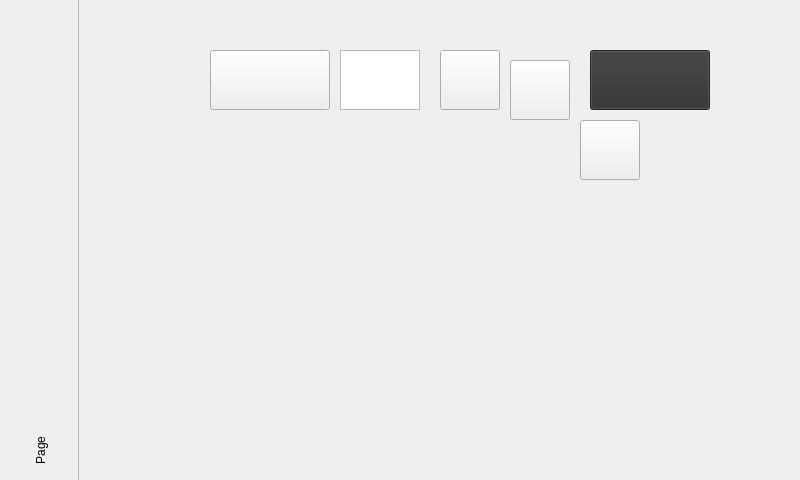
<?xml version="1.0" encoding="UTF-8"?>
<ui version="4.0">
 <class>MainWindow</class>
 <widget class="QMainWindow" name="MainWindow">
  <property name="geometry">
   <rect>
    <x>0</x>
    <y>0</y>
    <width>800</width>
    <height>480</height>
   </rect>
  </property>
  <property name="sizePolicy">
   <sizepolicy hsizetype="MinimumExpanding" vsizetype="MinimumExpanding">
    <horstretch>1</horstretch>
    <verstretch>1</verstretch>
   </sizepolicy>
  </property>
  <property name="minimumSize">
   <size>
    <width>800</width>
    <height>480</height>
   </size>
  </property>
  <property name="maximumSize">
   <size>
    <width>1024</width>
    <height>600</height>
   </size>
  </property>
  <property name="sizeIncrement">
   <size>
    <width>1</width>
    <height>1</height>
   </size>
  </property>
  <property name="baseSize">
   <size>
    <width>800</width>
    <height>480</height>
   </size>
  </property>
  <property name="palette">
   <palette>
    <active>
     <colorrole role="WindowText">
      <brush brushstyle="SolidPattern">
       <color alpha="255">
        <red>255</red>
        <green>255</green>
        <blue>255</blue>
       </color>
      </brush>
     </colorrole>
     <colorrole role="ButtonText">
      <brush brushstyle="SolidPattern">
       <color alpha="255">
        <red>255</red>
        <green>255</green>
        <blue>255</blue>
       </color>
      </brush>
     </colorrole>
    </active>
    <inactive>
     <colorrole role="WindowText">
      <brush brushstyle="SolidPattern">
       <color alpha="255">
        <red>255</red>
        <green>255</green>
        <blue>255</blue>
       </color>
      </brush>
     </colorrole>
     <colorrole role="ButtonText">
      <brush brushstyle="SolidPattern">
       <color alpha="255">
        <red>255</red>
        <green>255</green>
        <blue>255</blue>
       </color>
      </brush>
     </colorrole>
    </inactive>
    <disabled>
     <colorrole role="WindowText">
      <brush brushstyle="SolidPattern">
       <color alpha="255">
        <red>120</red>
        <green>120</green>
        <blue>120</blue>
       </color>
      </brush>
     </colorrole>
     <colorrole role="ButtonText">
      <brush brushstyle="SolidPattern">
       <color alpha="255">
        <red>120</red>
        <green>120</green>
        <blue>120</blue>
       </color>
      </brush>
     </colorrole>
    </disabled>
   </palette>
  </property>
  <property name="cursor">
   <cursorShape>BlankCursor</cursorShape>
  </property>
  <property name="tabletTracking">
   <bool>true</bool>
  </property>
  <property name="windowTitle">
   <string>MainWindow</string>
  </property>
  <property name="windowIcon">
   <iconset theme="applications-other">
    <normaloff>:/background/logoblocks.png</normaloff>:/background/logoblocks.png</iconset>
  </property>
  <property name="layoutDirection">
   <enum>Qt::LeftToRight</enum>
  </property>
  <property name="styleSheet">
   <string notr="true">MainWindow &gt;  {
	url(:/font/media/fonts for text/Momcake-Thin.ttf);
}</string>
  </property>
  <property name="animated">
   <bool>false</bool>
  </property>
  <widget class="QWidget" name="main_widget">
   <property name="sizePolicy">
    <sizepolicy hsizetype="MinimumExpanding" vsizetype="MinimumExpanding">
     <horstretch>1</horstretch>
     <verstretch>1</verstretch>
    </sizepolicy>
   </property>
   <property name="minimumSize">
    <size>
     <width>800</width>
     <height>480</height>
    </size>
   </property>
   <property name="maximumSize">
    <size>
     <width>1024</width>
     <height>600</height>
    </size>
   </property>
   <property name="sizeIncrement">
    <size>
     <width>1</width>
     <height>1</height>
    </size>
   </property>
   <property name="baseSize">
    <size>
     <width>800</width>
     <height>480</height>
    </size>
   </property>
   <property name="cursor">
    <cursorShape>BlankCursor</cursorShape>
   </property>
   <property name="layoutDirection">
    <enum>Qt::LeftToRight</enum>
   </property>
   <property name="styleSheet">
    <string notr="true">#main_widget{background-image: url(:/background/media/1st_background.png);}
</string>
   </property>
   <widget class="QTabWidget" name="main_content_widget">
    <property name="enabled">
     <bool>true</bool>
    </property>
    <property name="geometry">
     <rect>
      <x>0</x>
      <y>0</y>
      <width>800</width>
      <height>481</height>
     </rect>
    </property>
    <property name="sizePolicy">
     <sizepolicy hsizetype="MinimumExpanding" vsizetype="MinimumExpanding">
      <horstretch>1</horstretch>
      <verstretch>1</verstretch>
     </sizepolicy>
    </property>
    <property name="minimumSize">
     <size>
      <width>800</width>
      <height>400</height>
     </size>
    </property>
    <property name="maximumSize">
     <size>
      <width>1024</width>
      <height>720</height>
     </size>
    </property>
    <property name="baseSize">
     <size>
      <width>800</width>
      <height>400</height>
     </size>
    </property>
    <property name="cursor">
     <cursorShape>BlankCursor</cursorShape>
    </property>
    <property name="layoutDirection">
     <enum>Qt::RightToLeft</enum>
    </property>
    <property name="autoFillBackground">
     <bool>false</bool>
    </property>
    <property name="styleSheet">
     <string notr="true">#main_content_widget{
background-image: url(:/background/media/1st_background.png);
}
QTabBar::tab{
	min-width: 80px;
	max-width: 80px;
	min-height: 100px;
	max-height: 100px;
    background: transparent;
}

</string>
    </property>
    <property name="tabPosition">
     <enum>QTabWidget::West</enum>
    </property>
    <property name="tabShape">
     <enum>QTabWidget::Rounded</enum>
    </property>
    <property name="currentIndex">
     <number>0</number>
    </property>
    <property name="iconSize">
     <size>
      <width>60</width>
      <height>60</height>
     </size>
    </property>
    <property name="elideMode">
     <enum>Qt::ElideNone</enum>
    </property>
    <property name="usesScrollButtons">
     <bool>false</bool>
    </property>
    <property name="documentMode">
     <bool>true</bool>
    </property>
    <property name="tabsClosable">
     <bool>false</bool>
    </property>
    <property name="movable">
     <bool>false</bool>
    </property>
    <widget class="QWidget" name="printTab">
     <property name="sizePolicy">
      <sizepolicy hsizetype="MinimumExpanding" vsizetype="MinimumExpanding">
       <horstretch>1</horstretch>
       <verstretch>1</verstretch>
      </sizepolicy>
     </property>
     <property name="minimumSize">
      <size>
       <width>720</width>
       <height>420</height>
      </size>
     </property>
     <property name="maximumSize">
      <size>
       <width>1024</width>
       <height>720</height>
      </size>
     </property>
     <property name="baseSize">
      <size>
       <width>1024</width>
       <height>420</height>
      </size>
     </property>
     <property name="cursor">
      <cursorShape>BlankCursor</cursorShape>
     </property>
     <attribute name="icon">
      <iconset resource="resources/main_menu_resources.qrc">
       <normaloff>:/icons/media/main_menu/ICON_home.png</normaloff>
       <normalon>:/icons/media/main_menu/ICON_home_pressed.png</normalon>
       <disabledon>:/icons/media/main_menu/ICON_home_blocked.png</disabledon>:/icons/media/main_menu/ICON_home.png</iconset>
     </attribute>
     <attribute name="title">
      <string/>
     </attribute>
     <widget class="QGraphicsView" name="header_image_logo">
      <property name="geometry">
       <rect>
        <x>260</x>
        <y>50</y>
        <width>80</width>
        <height>60</height>
       </rect>
      </property>
      <property name="sizePolicy">
       <sizepolicy hsizetype="MinimumExpanding" vsizetype="MinimumExpanding">
        <horstretch>1</horstretch>
        <verstretch>1</verstretch>
       </sizepolicy>
      </property>
      <property name="minimumSize">
       <size>
        <width>60</width>
        <height>60</height>
       </size>
      </property>
      <property name="maximumSize">
       <size>
        <width>90</width>
        <height>90</height>
       </size>
      </property>
      <property name="sizeIncrement">
       <size>
        <width>1</width>
        <height>1</height>
       </size>
      </property>
      <property name="baseSize">
       <size>
        <width>60</width>
        <height>60</height>
       </size>
      </property>
      <property name="frameShape">
       <enum>QFrame::StyledPanel</enum>
      </property>
      <property name="frameShadow">
       <enum>QFrame::Plain</enum>
      </property>
      <property name="lineWidth">
       <number>0</number>
      </property>
      <property name="verticalScrollBarPolicy">
       <enum>Qt::ScrollBarAlwaysOff</enum>
      </property>
      <property name="horizontalScrollBarPolicy">
       <enum>Qt::ScrollBarAlwaysOff</enum>
      </property>
      <property name="sizeAdjustPolicy">
       <enum>QAbstractScrollArea::AdjustToContents</enum>
      </property>
      <property name="renderHints">
       <set>QPainter::Antialiasing|QPainter::SmoothPixmapTransform</set>
      </property>
      <property name="viewportUpdateMode">
       <enum>QGraphicsView::SmartViewportUpdate</enum>
      </property>
     </widget>
     <widget class="BlocksCustomButton" name="nozzle_size_icon">
      <property name="geometry">
       <rect>
        <x>500</x>
        <y>120</y>
        <width>60</width>
        <height>60</height>
       </rect>
      </property>
      <property name="sizePolicy">
       <sizepolicy hsizetype="Minimum" vsizetype="Fixed">
        <horstretch>1</horstretch>
        <verstretch>1</verstretch>
       </sizepolicy>
      </property>
      <property name="minimumSize">
       <size>
        <width>60</width>
        <height>60</height>
       </size>
      </property>
      <property name="maximumSize">
       <size>
        <width>60</width>
        <height>60</height>
       </size>
      </property>
      <property name="text">
       <string/>
      </property>
      <property name="iconSize">
       <size>
        <width>60</width>
        <height>60</height>
       </size>
      </property>
      <property name="flat">
       <bool>false</bool>
      </property>
      <property name="icon_pixmap" stdset="0">
       <pixmap resource="resources/icon_resources.qrc">:/temperatures/media/btn_icons/nozzle.svg</pixmap>
      </property>
      <property name="button_type" stdset="0">
       <string>icon_text</string>
      </property>
     </widget>
     <widget class="BlocksCustomButton" name="filament_type_icon">
      <property name="geometry">
       <rect>
        <x>430</x>
        <y>60</y>
        <width>60</width>
        <height>60</height>
       </rect>
      </property>
      <property name="sizePolicy">
       <sizepolicy hsizetype="Fixed" vsizetype="Fixed">
        <horstretch>1</horstretch>
        <verstretch>1</verstretch>
       </sizepolicy>
      </property>
      <property name="minimumSize">
       <size>
        <width>60</width>
        <height>60</height>
       </size>
      </property>
      <property name="maximumSize">
       <size>
        <width>60</width>
        <height>60</height>
       </size>
      </property>
      <property name="text">
       <string/>
      </property>
      <property name="iconSize">
       <size>
        <width>16</width>
        <height>16</height>
       </size>
      </property>
      <property name="flat">
       <bool>false</bool>
      </property>
      <property name="icon_pixmap" stdset="0">
       <pixmap resource="resources/icon_resources.qrc">:/filament/media/btn_icons/material top bar.svg</pixmap>
      </property>
      <property name="name" stdset="0">
       <string>filament_type_display</string>
      </property>
      <property name="button_type" stdset="0">
       <string>icon_text</string>
      </property>
     </widget>
     <widget class="BlocksCustomButton" name="wifi_button">
      <property name="enabled">
       <bool>true</bool>
      </property>
      <property name="geometry">
       <rect>
        <x>360</x>
        <y>50</y>
        <width>60</width>
        <height>60</height>
       </rect>
      </property>
      <property name="sizePolicy">
       <sizepolicy hsizetype="MinimumExpanding" vsizetype="MinimumExpanding">
        <horstretch>1</horstretch>
        <verstretch>1</verstretch>
       </sizepolicy>
      </property>
      <property name="minimumSize">
       <size>
        <width>60</width>
        <height>60</height>
       </size>
      </property>
      <property name="maximumSize">
       <size>
        <width>60</width>
        <height>60</height>
       </size>
      </property>
      <property name="styleSheet">
       <string notr="true"/>
      </property>
      <property name="text">
       <string/>
      </property>
      <property name="iconSize">
       <size>
        <width>16</width>
        <height>16</height>
       </size>
      </property>
      <property name="checkable">
       <bool>false</bool>
      </property>
      <property name="checked">
       <bool>false</bool>
      </property>
      <property name="flat">
       <bool>false</bool>
      </property>
      <property name="button_type" stdset="0">
       <string>icon</string>
      </property>
      <property name="icon_pixmap" stdset="0">
       <pixmap resource="resources/icon_resources.qrc">:/wifi_icons/media/btn_icons/3fullWIFI.svg</pixmap>
      </property>
     </widget>
     <widget class="BlocksCustomButton" name="bed_temp_display">
      <property name="geometry">
       <rect>
        <x>510</x>
        <y>50</y>
        <width>120</width>
        <height>60</height>
       </rect>
      </property>
      <property name="sizePolicy">
       <sizepolicy hsizetype="MinimumExpanding" vsizetype="MinimumExpanding">
        <horstretch>1</horstretch>
        <verstretch>1</verstretch>
       </sizepolicy>
      </property>
      <property name="minimumSize">
       <size>
        <width>60</width>
        <height>30</height>
       </size>
      </property>
      <property name="maximumSize">
       <size>
        <width>120</width>
        <height>60</height>
       </size>
      </property>
      <property name="palette">
       <palette>
        <active>
         <colorrole role="WindowText">
          <brush brushstyle="SolidPattern">
           <color alpha="255">
            <red>255</red>
            <green>255</green>
            <blue>255</blue>
           </color>
          </brush>
         </colorrole>
         <colorrole role="Button">
          <brush brushstyle="SolidPattern">
           <color alpha="255">
            <red>50</red>
            <green>50</green>
            <blue>50</blue>
           </color>
          </brush>
         </colorrole>
         <colorrole role="Text">
          <brush brushstyle="SolidPattern">
           <color alpha="255">
            <red>255</red>
            <green>255</green>
            <blue>255</blue>
           </color>
          </brush>
         </colorrole>
         <colorrole role="ButtonText">
          <brush brushstyle="SolidPattern">
           <color alpha="255">
            <red>255</red>
            <green>255</green>
            <blue>255</blue>
           </color>
          </brush>
         </colorrole>
         <colorrole role="Base">
          <brush brushstyle="SolidPattern">
           <color alpha="255">
            <red>50</red>
            <green>50</green>
            <blue>50</blue>
           </color>
          </brush>
         </colorrole>
         <colorrole role="Window">
          <brush brushstyle="SolidPattern">
           <color alpha="255">
            <red>50</red>
            <green>50</green>
            <blue>50</blue>
           </color>
          </brush>
         </colorrole>
         <colorrole role="Highlight">
          <brush brushstyle="SolidPattern">
           <color alpha="255">
            <red>60</red>
            <green>60</green>
            <blue>60</blue>
           </color>
          </brush>
         </colorrole>
         <colorrole role="HighlightedText">
          <brush brushstyle="SolidPattern">
           <color alpha="255">
            <red>60</red>
            <green>60</green>
            <blue>60</blue>
           </color>
          </brush>
         </colorrole>
        </active>
        <inactive>
         <colorrole role="WindowText">
          <brush brushstyle="SolidPattern">
           <color alpha="255">
            <red>255</red>
            <green>255</green>
            <blue>255</blue>
           </color>
          </brush>
         </colorrole>
         <colorrole role="Button">
          <brush brushstyle="SolidPattern">
           <color alpha="255">
            <red>50</red>
            <green>50</green>
            <blue>50</blue>
           </color>
          </brush>
         </colorrole>
         <colorrole role="Text">
          <brush brushstyle="SolidPattern">
           <color alpha="255">
            <red>255</red>
            <green>255</green>
            <blue>255</blue>
           </color>
          </brush>
         </colorrole>
         <colorrole role="ButtonText">
          <brush brushstyle="SolidPattern">
           <color alpha="255">
            <red>255</red>
            <green>255</green>
            <blue>255</blue>
           </color>
          </brush>
         </colorrole>
         <colorrole role="Base">
          <brush brushstyle="SolidPattern">
           <color alpha="255">
            <red>50</red>
            <green>50</green>
            <blue>50</blue>
           </color>
          </brush>
         </colorrole>
         <colorrole role="Window">
          <brush brushstyle="SolidPattern">
           <color alpha="255">
            <red>50</red>
            <green>50</green>
            <blue>50</blue>
           </color>
          </brush>
         </colorrole>
         <colorrole role="Highlight">
          <brush brushstyle="SolidPattern">
           <color alpha="255">
            <red>60</red>
            <green>60</green>
            <blue>60</blue>
           </color>
          </brush>
         </colorrole>
         <colorrole role="HighlightedText">
          <brush brushstyle="SolidPattern">
           <color alpha="255">
            <red>60</red>
            <green>60</green>
            <blue>60</blue>
           </color>
          </brush>
         </colorrole>
        </inactive>
        <disabled>
         <colorrole role="WindowText">
          <brush brushstyle="SolidPattern">
           <color alpha="255">
            <red>255</red>
            <green>255</green>
            <blue>255</blue>
           </color>
          </brush>
         </colorrole>
         <colorrole role="Button">
          <brush brushstyle="SolidPattern">
           <color alpha="255">
            <red>50</red>
            <green>50</green>
            <blue>50</blue>
           </color>
          </brush>
         </colorrole>
         <colorrole role="Text">
          <brush brushstyle="SolidPattern">
           <color alpha="255">
            <red>255</red>
            <green>255</green>
            <blue>255</blue>
           </color>
          </brush>
         </colorrole>
         <colorrole role="ButtonText">
          <brush brushstyle="SolidPattern">
           <color alpha="255">
            <red>255</red>
            <green>255</green>
            <blue>255</blue>
           </color>
          </brush>
         </colorrole>
         <colorrole role="Base">
          <brush brushstyle="SolidPattern">
           <color alpha="255">
            <red>50</red>
            <green>50</green>
            <blue>50</blue>
           </color>
          </brush>
         </colorrole>
         <colorrole role="Window">
          <brush brushstyle="SolidPattern">
           <color alpha="255">
            <red>50</red>
            <green>50</green>
            <blue>50</blue>
           </color>
          </brush>
         </colorrole>
         <colorrole role="Highlight">
          <brush brushstyle="SolidPattern">
           <color alpha="255">
            <red>60</red>
            <green>60</green>
            <blue>60</blue>
           </color>
          </brush>
         </colorrole>
         <colorrole role="HighlightedText">
          <brush brushstyle="SolidPattern">
           <color alpha="255">
            <red>60</red>
            <green>60</green>
            <blue>60</blue>
           </color>
          </brush>
         </colorrole>
        </disabled>
       </palette>
      </property>
      <property name="text">
       <string/>
      </property>
      <property name="checkable">
       <bool>false</bool>
      </property>
      <property name="default">
       <bool>false</bool>
      </property>
      <property name="flat">
       <bool>false</bool>
      </property>
      <property name="icon_pixmap" stdset="0">
       <pixmap resource="resources/icon_resources.qrc">:/temperatures/media/btn_icons/BED temp.svg</pixmap>
      </property>
      <property name="name" stdset="0">
       <string>bed_temperature_display</string>
      </property>
      <property name="button_type" stdset="0">
       <string>secondary_display</string>
      </property>
     </widget>
     <widget class="BlocksCustomButton" name="extruder_temp_display">
      <property name="geometry">
       <rect>
        <x>130</x>
        <y>50</y>
        <width>120</width>
        <height>60</height>
       </rect>
      </property>
      <property name="sizePolicy">
       <sizepolicy hsizetype="Minimum" vsizetype="Fixed">
        <horstretch>1</horstretch>
        <verstretch>1</verstretch>
       </sizepolicy>
      </property>
      <property name="minimumSize">
       <size>
        <width>60</width>
        <height>30</height>
       </size>
      </property>
      <property name="maximumSize">
       <size>
        <width>120</width>
        <height>60</height>
       </size>
      </property>
      <property name="autoFillBackground">
       <bool>false</bool>
      </property>
      <property name="text">
       <string/>
      </property>
      <property name="flat">
       <bool>false</bool>
      </property>
      <property name="icon_pixmap" stdset="0">
       <pixmap resource="resources/icon_resources.qrc">:/temperatures/media/btn_icons/nozzle.svg</pixmap>
      </property>
      <property name="name" stdset="0">
       <string>extruder_temperature_display</string>
      </property>
      <property name="button_type" stdset="0">
       <string>secondary_display</string>
      </property>
     </widget>
    </widget>
    <widget class="QWidget" name="filamentTab">
     <property name="sizePolicy">
      <sizepolicy hsizetype="MinimumExpanding" vsizetype="MinimumExpanding">
       <horstretch>1</horstretch>
       <verstretch>1</verstretch>
      </sizepolicy>
     </property>
     <property name="minimumSize">
      <size>
       <width>720</width>
       <height>420</height>
      </size>
     </property>
     <property name="maximumSize">
      <size>
       <width>1024</width>
       <height>720</height>
      </size>
     </property>
     <property name="baseSize">
      <size>
       <width>1024</width>
       <height>420</height>
      </size>
     </property>
     <property name="cursor">
      <cursorShape>BlankCursor</cursorShape>
     </property>
     <attribute name="icon">
      <iconset resource="resources/main_menu_resources.qrc">
       <normaloff>:/icons/media/main_menu/ICON_filament.png</normaloff>
       <normalon>:/icons/media/main_menu/ICON_filament_pressed.png</normalon>
       <disabledon>:/icons/media/main_menu/ICON_filamente_blocked.png</disabledon>:/icons/media/main_menu/ICON_filament.png</iconset>
     </attribute>
     <attribute name="title">
      <string/>
     </attribute>
    </widget>
    <widget class="QWidget" name="controlTab">
     <property name="sizePolicy">
      <sizepolicy hsizetype="MinimumExpanding" vsizetype="MinimumExpanding">
       <horstretch>1</horstretch>
       <verstretch>1</verstretch>
      </sizepolicy>
     </property>
     <property name="minimumSize">
      <size>
       <width>720</width>
       <height>420</height>
      </size>
     </property>
     <property name="maximumSize">
      <size>
       <width>1024</width>
       <height>720</height>
      </size>
     </property>
     <property name="baseSize">
      <size>
       <width>720</width>
       <height>420</height>
      </size>
     </property>
     <property name="cursor">
      <cursorShape>BlankCursor</cursorShape>
     </property>
     <attribute name="icon">
      <iconset resource="resources/main_menu_resources.qrc">
       <normaloff>:/icons/media/main_menu/ICON_control.png</normaloff>
       <normalon>:/icons/media/main_menu/ICON_control_pressed.png</normalon>
       <disabledon>:/icons/media/main_menu/ICON_control_blocked.png</disabledon>:/icons/media/main_menu/ICON_control.png</iconset>
     </attribute>
     <attribute name="title">
      <string/>
     </attribute>
    </widget>
    <widget class="QWidget" name="utilitiesTab">
     <property name="sizePolicy">
      <sizepolicy hsizetype="MinimumExpanding" vsizetype="MinimumExpanding">
       <horstretch>1</horstretch>
       <verstretch>1</verstretch>
      </sizepolicy>
     </property>
     <property name="minimumSize">
      <size>
       <width>720</width>
       <height>420</height>
      </size>
     </property>
     <property name="maximumSize">
      <size>
       <width>1024</width>
       <height>720</height>
      </size>
     </property>
     <property name="baseSize">
      <size>
       <width>1024</width>
       <height>420</height>
      </size>
     </property>
     <property name="cursor">
      <cursorShape>BlankCursor</cursorShape>
     </property>
     <attribute name="icon">
      <iconset resource="resources/main_menu_resources.qrc">
       <normaloff>:/icons/media/main_menu/ICON_utilities.png</normaloff>
       <normalon>:/icons/media/main_menu/ICON_utilities_pressed.png</normalon>
       <disabledon>:/icons/media/main_menu/ICON_utilities_blocked.png</disabledon>:/icons/media/main_menu/ICON_utilities.png</iconset>
     </attribute>
     <attribute name="title">
      <string/>
     </attribute>
    </widget>
    <widget class="QWidget" name="wifiTab">
     <attribute name="icon">
      <iconset>
       <normalon>:/wifi_icons/media/btn_icons/wifi_settings.svg</normalon>
      </iconset>
     </attribute>
     <attribute name="title">
      <string>Page</string>
     </attribute>
    </widget>
   </widget>
  </widget>
 </widget>
 <customwidgets>
  <customwidget>
   <class>BlocksCustomButton</class>
   <extends>QPushButton</extends>
   <header location="global">utils.ui</header>
  </customwidget>
 </customwidgets>
 <resources>
  <include location="resources/background_resources.qrc"/>
  <include location="resources/button_resources.qrc"/>
  <include location="resources/font.qrc"/>
  <include location="resources/graphic_resources.qrc"/>
  <include location="resources/icon_resources.qrc"/>
  <include location="resources/main_menu_resources.qrc"/>
  <include location="resources/system_resources.qrc"/>
 </resources>
 <connections/>
</ui>
